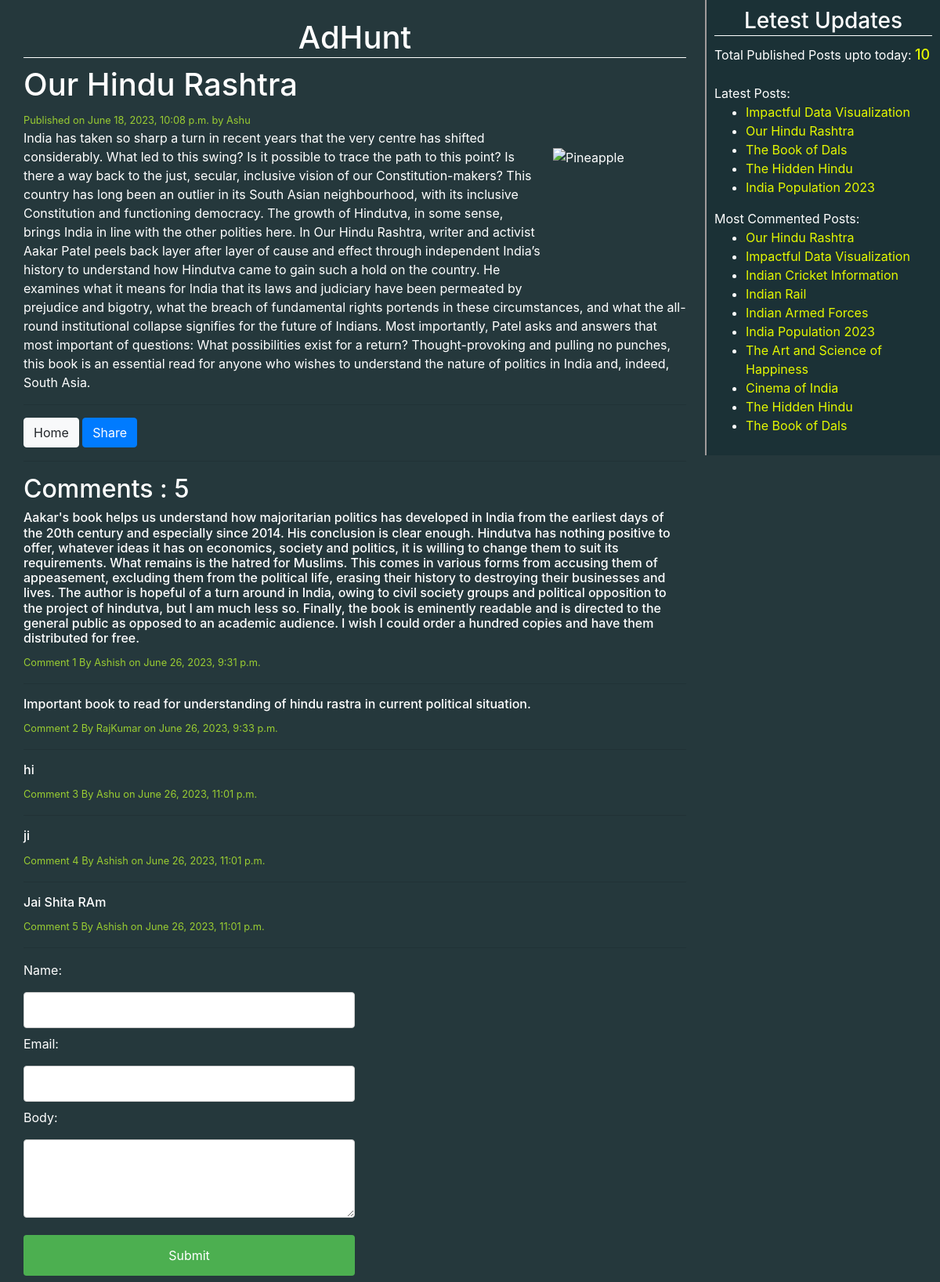
/2023/06/18/our-hindu-rashtra/, run on the app's committed database.
### blog/models.py (models this page shows, shortened)
class Post(models.Model):
    STATUS_CHOICES=(('draft','Draft'),('published','Published'))
    title=models.CharField(max_length=264)
    slug=models.SlugField(max_length=264,unique_for_date='publish')
    author=models.ForeignKey(User,on_delete=models.CASCADE,related_name='blog_posts')
    body=RichTextField(blank=True,null=True)
    publish=models.DateTimeField(default=timezone.now)
    created=models.DateTimeField(auto_now_add=True)#datetime of create() action
    updated=models.DateTimeField(auto_now=True)#datetime of save action
    status=models.CharField(max_length=10,choices=STATUS_CHOICES,default='draft')
    tags=TaggableManager()
    class Meta:
        ordering=('-publish',)
    def get_absolute_url(self):
        return reverse('post_detail',args=[self.publish.year,self.publish.strftime('%m'),self.publish.strftime('%d'),self.slug])

class Comment(models.Model):
    post = models.ForeignKey(Post, related_name='comments', on_delete=models.CASCADE)
    name = models.CharField(max_length=32)
    email = models.EmailField()
    body = models.TextField()
    created=models.DateTimeField(auto_now_add=True)
    updated=models.DateTimeField(auto_now=True)
    active=models.BooleanField(default=True)
    class Meta:
        ordering=('created',)

### blog/views.py (the view)
# urls.py: path('<int:year>/<int:month>/<int:day>/<slug:post>/', views.post_detail_view, name='post_detail'),
def post_detail_view(request,year,month,day,post):
    post=get_object_or_404(Post,slug=post,status='published',
                           publish__year=year,
                           publish__month=month,
                           publish__day=day)
    comments=post.comments.filter(active=True)
    comment_submit=False
    if request.method=='POST':
        form = CommentForm(request.POST)
        if form.is_valid():
            new_comment=form.save(commit=False)
            new_comment.post=post
            new_comment.save()
            comment_submit=True
    else:
        form=CommentForm()
    return render(request,'blog/post_detail.html',{'post':post,'comments':comments,'form':form,'comment_submit':comment_submit})

### blog/forms.py
class CommentForm(forms.ModelForm):
    class Meta:
        model=Comment
        fields=('name','email','body')

### blog/templatetags/blog_tags.py (called while the page is built)
@register.simple_tag
def total_posts():
    return Post.objects.count()

@register.inclusion_tag('blog/latest_posts_123.html')
def show_latest_posts(count=5):
    latest_posts=Post.objects.order_by('-publish')[:count]
    return {'latest_posts':latest_posts}

@register.simple_tag
def get_most_commented_posts(count=5):
    return Post.objects.annotate(total_comments=Count('comments')).order_by('-total_comments')[:count]

### template/blog/post_detail.html (shortened to what this page needs)
<!DOCTYPE html>
{% extends 'blog/base.html' %}
{% block content%}
    <div>
        <h1>{{post.title}}</h1>
        <small id="time_a" >Published on {{post.publish}} by {{post.author|title}}</small><br>
            <p><img src="https://m.media-amazon.com/images/I/61Tw6LZoaiL._SL1500_.jpg" alt="Pineapple" style="width:170px;height:170px;margin-left:15px;">{{post.body|safe|linebreaks}}</p>
            <hr>
            <a class="btn btn-light" href="/">Home</a>
            <a class="btn btn-primary" href="/{{post.id}}/share">Share</a>
    </div>
    <hr>
    {% with comments.count as comments_count %}
    <h2>Comment{{ comments_count|pluralize }} : {{ comments_count }} </h2>
    {% endwith %}
    {% if comments %}
        {% for comment in comments %}
        <h6> {{comment.body}}</h6>
        <small id="time_a" >Comment {{forloop.counter}} By {{comment.name}} on {{comment.created}}</small>
            <hr>
        {% endfor %}
        {% endif %}
        {% if comment_submit %}
            <h2>Your Comment Added Successfully !!!</h2>
        {%else%}
            <div class="comment">
                <form method="post" >
                    {{form.as_p}}
                    <input type="submit" value="Submit" name="" class="btn-success">
                </form>
            </div>
        {% endif %}
{% endblock%}

### template/blog/base.html (shortened to what this page needs)
<!DOCTYPE html>
{% load blog_tags %}
{% load static %}
<html lang="en">
<head>
    <link rel="stylesheet" href="https://cdn.jsdelivr.net/npm/bootstrap@4.0.0/dist/css/bootstrap.min.css">
    <link rel="stylesheet" href="{% static "css/blog.css" %}">
</head>
<body>
    <div class="content">
        <h1 id="home_header"><a href="/">AdHunt</a></h1>
        {% block content%}{% endblock%}
    </div>
    <div class="sidebar">
        <h3 id="home_header"><a href="#">Letest Updates</a></h3>
        <p>Total Published Posts upto today: <span id="post_count">{% total_posts %}</span></p>
        <br><br>
        <p>Latest Posts:</p>{% show_latest_posts %}
        <p>Most Commented Posts:</p>
        {% get_most_commented_posts 10 as most_commented_posts %}
        <ul>
            {% for post in most_commented_posts %}
            <li>
                <a href="{{post.get_absolute_url}}">{{post.title}}</a>
            </li>
            {% endfor %}
        </ul>
    </div>
</body>
</html>

### template/blog/latest_posts_123.html
<ul>
    {% for post in latest_posts %}
        <li><a href="{{post.get_absolute_url}}">{{post.title}}</a></li>
    {% endfor %}
</ul>

### static/css/blog.css (style rules this page uses)
html { height: 100%; }
.content { margin-top: 2%; float: left; width: 73%; padding: 0 0 0 30px; text-align: left; }
.sidebar { float:right; width: 25%; padding: 10px; background: #1b3136; height: 100%; border-left: 2px solid hsl(0, 3%, 62%); }
body { background: #25383C; color: white; }
#home_header { text-align: center; border-bottom: white 1px solid; margin-bottom: 10px; padding-bottom: 1px; }
#home_header a { color: white; text-decoration: none; }
h1 a { color: blue; text-decoration: underline; }
#time_a { color: yellowgreen; }
p { display: inline; }
img { float: right; margin-top: 3%; }
.btn { margin-bottom: 1px; }
input { width: 100%; padding: 10px 15px; margin: 8px 0; display: inline-block; border: 1px solid #ccc; border-radius: 4px; box-sizing: border-box; }
textarea { width: 100%; height: 100px; padding: 5px 10px; margin: 8px 0; display: inline-block; border: 1px solid #ccc; border-radius: 4px; box-sizing: border-box; }
input[type=submit] { width: 100%; background-color: #4CAF50; color: white; padding: 14px 20px; margin: 8px 0; border: none; border-radius: 4px; cursor: pointer; display: inline-block; }
.comment { width: 50%; height: 50%; }
#post_count { color: #e5f901; font-size: large; font-weight: 500; }
li a { color: #e5f901; }

### data on the page
Post: title "Our Hindu Rashtra", publish "June 18, 2023, 10:08 p.m.", author "Ashu", body "India has taken so sharp a turn in recent years that the very centre has shifted considerably. What led to this swing? Is it possible to trace the path to this point? Is there a way back to the just, secular, inclusive vision of our Constitution-makers? This country has long been an outlier in its South Asian neighbourhood, with its inclusive Constitution and functioning democracy. The growth of Hindutva, in some sense, brings India in line with the other polities here. In Our Hindu Rashtra, writer and activist Aakar Patel peels back layer after layer of cause and effect through independent India’s history to understand how Hindutva came to gain such a hold on the country. He examines what…"
Comment: body "Aakar's book helps us understand how majoritarian politics has developed in India from the earliest days of the 20th century and especially since 2014. His conclusion is clear enough. Hindutva has nothing positive to offer, whatever ideas it has on economics, society and politics, it is willing to change them to suit its requirements. What remains is the hatred for Muslims. This comes in various forms from accusing them of appeasement, excluding them from the political life, erasing their history to destroying their businesses and lives. The author is hopeful of a turn around in India, owing to civil society groups and political opposition to the project of hindutva, but I am much less so.…", name "Ashish", created "June 26, 2023, 9:31 p.m."
Comment: body "Important book to read for understanding of hindu rastra in current political situation.", name "RajKumar", created "June 26, 2023, 9:33 p.m."
Comment: body "hi", name "Ashu", created "June 26, 2023, 11:01 p.m."
Comment: body "ji", name "Ashish", created "June 26, 2023, 11:01 p.m."
Comment: body "Jai Shita RAm", name "Ashish", created "June 26, 2023, 11:01 p.m."
Post: title "Impactful Data Visualization"
Post: title "The Book of Dals"
Post: title "The Hidden Hindu"
Post: title "India Population 2023"
Post: title "Indian Cricket Information"
Post: title "Indian Rail"
Post: title "Indian Armed Forces"
Post: title "The Art and Science of Happiness"
Post: title "Cinema of India"

### other printed values
{{ comments_count }} "5"
